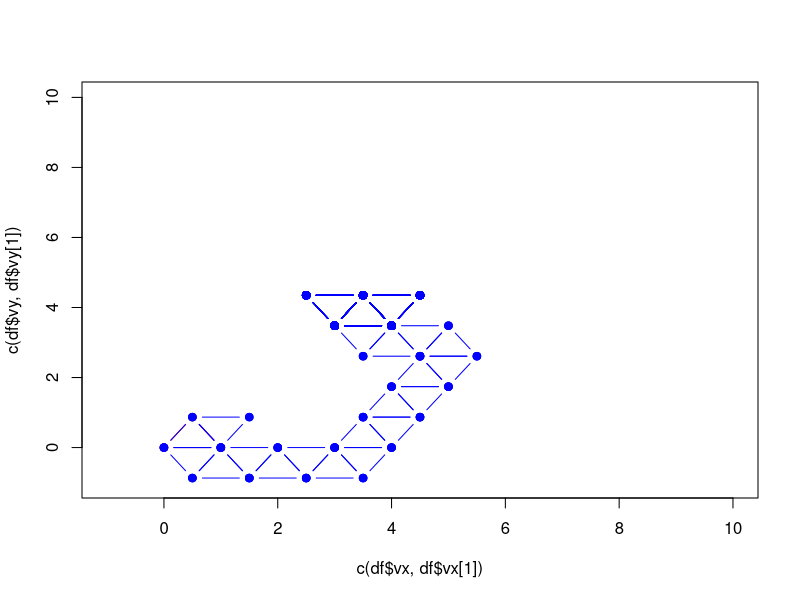

This chart was generated by the following R code: (Note: this script raises an error after producing the figure.)
# set up grid of x,y values for use in plotting
x = seq(0,10,1)
y = seq(0,10,1)

# define function to calculate response for simplex vertices
response = function(a,b){5.5 + 1.5*a + 0.6*b - 0.15*a^2 - 0.0254*b^2 - 0.0857*a*b}

# values to define location and step-size for first simplex
a = 0
b = 0
sa = 1
sb = 1

# calculate responses for initial simplex
vx = c(a, a+sa, a + 0.5*sa)
vy = c(b, b, b + 0.87*sb)
vz = response(vx,vy)
df = data.frame(vx,vy,vz)
df = df[order(df$vz), ]

# create data frame to store saved simplex information
# vx is vertex on x-axis; vy is vertex on y-axis; 
# vz is response for simplex; steps is simplex number
VX = rep(NA,100)
VY = rep(NA,100)
VZ = rep(NA,100)
optdata = data.frame(VX,VY,VZ)
optdata$VX[1:3] = vx
optdata$VY[1:3] = vy
optdata$VZ[1:3] = vz

# plot initial simplex
plot(x = c(df$vx, df$vx[1]), y = c(df$vy, df$vy[1]),
     xlim = c(-1,10), ylim = c(-1,10),
     type = "b", pch = 19, col = "red")

# calculate new vertex to replace worst vertex
df$vx[1] = df$vx[2] + df$vx[3] - df$vx[1]
df$vy[1] = df$vy[2] + df$vy[3] - df$vy[1]
df$vz[1] = response(df$vx[1],df$vy[1])

# add simplex to plot
lines(x = c(df$vx, df$vx[1]), y = c(df$vy, df$vy[1]),
      type = "b", pch = 19, col = "blue")

optdata$VX[1:3] = df$vx
optdata$VY[1:3] = df$vy
optdata$VZ[1:3] = df$vz

# place following in loop

for (i in 1:100){
  
# order three vertices from worst-to-best

worst_response = df$vz[1]

# calculate new vertex to replace worst vertex
df$vx[1] = df$vx[2] + df$vx[3] - df$vx[1]
df$vy[1] = df$vy[2] + df$vy[3] - df$vy[1]
df$vz[1] = response(df$vx[1],df$vy[1])

# add simplex to plot
lines(x = c(df$vx, df$vx[1]), y = c(df$vy, df$vy[1]),
      type = "b", pch = 19, col = "blue")

# is new vertex worse than next best
if (df$vz[1] < worst_response){
  df$vz[2] = 0
}

df = df[order(df$vz), ]

optdata$VX[i:(i + 2)] = df$vx
optdata$VY[i:(i + 2)] = df$vy
optdata$VZ[i:(i + 2)] = df$vz

}
